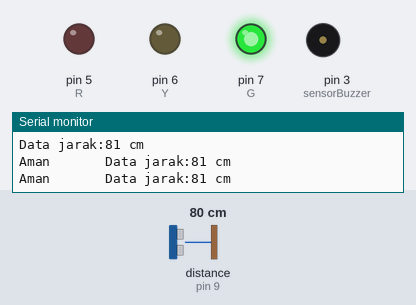
Bench run of a sketch on a simulated Arduino Uno, built with avr-gcc and run on an emulated ATmega328P. Shown: output pins drawn as LEDs (lit = HIGH), buzzer (waves = sounding, pin HIGH), the last lines printed to the serial monitor. Inputs (shaded band) come from the test bench; at power-on: distance to the obstacle (sensor on pin 9) 80 cm. The echo pulse lasts 58.3 µs per cm.

Above: at 1.3 s.
1.4 s: distance to the obstacle (sensor on pin 9) set to 72 cm
3.2 s: distance to the obstacle (sensor on pin 9) set to 65 cm
At 4.7 s:
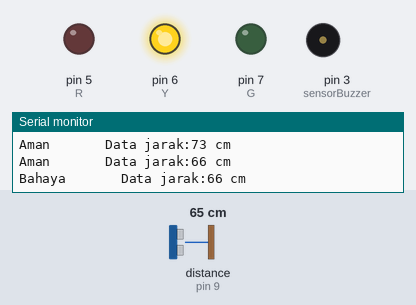
6.2 s: distance to the obstacle (sensor on pin 9) set to 23 cm
9.2 s: distance to the obstacle (sensor on pin 9) set to 18 cm
At 11.6 s:
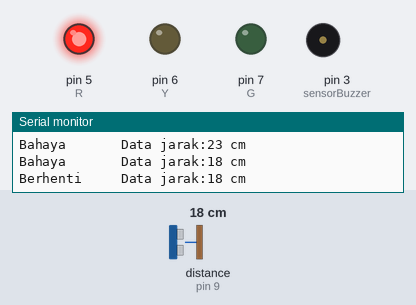
11.9 s: distance to the obstacle (sensor on pin 9) set to 35 cm
At 13.1 s:
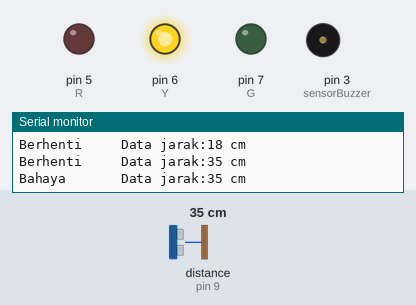
14.9 s: distance to the obstacle (sensor on pin 9) set to 2 cm
At 15.5 s:
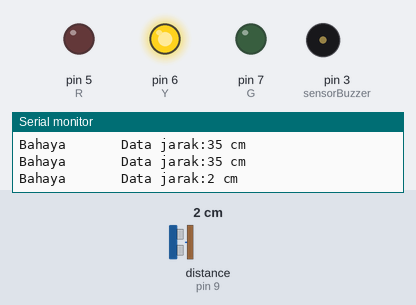
Timing chart, 0 to 17.9 s (numbered marks = the images above; inputs shaded):
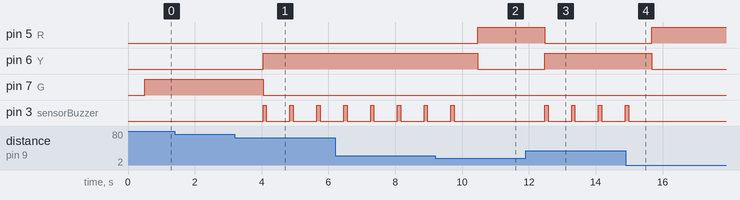

Measured:
- the behaviour switches between 70 and 69 cm on distance to the obstacle (sensor on pin 9) (found by bisection; images 0 and 1)
- the behaviour switches between 21 and 20 cm on distance to the obstacle (sensor on pin 9) (found by bisection; images 1 and 2)
- after the input at 3.2 s, pin 6 (Y): LOW → HIGH after 0.84 s; pin 7 (G): HIGH → LOW after 0.84 s; pin 3 (sensorBuzzer): alternates HIGH for 0.10 s and LOW for 0.70 s, starting after 0.84 s
- after the input at 9.2 s, pin 5 (R): LOW → HIGH after 1.3 s; pin 6 (Y): HIGH → LOW after 1.3 s; pin 3 (sensorBuzzer): goes on until 9.8 s, then stays LOW
- after the input at 11.9 s, pin 5 (R): HIGH → LOW after 0.57 s; pin 6 (Y): LOW → HIGH after 0.57 s; pin 3 (sensorBuzzer): alternates HIGH for 0.10 s and LOW for 0.70 s, starting after 0.57 s
- after the input at 14.9 s, pin 5 (R): LOW → HIGH after 0.78 s; pin 6 (Y): HIGH → LOW after 0.78 s; pin 3 (sensorBuzzer): goes on until 15.0 s, then stays LOW

The sketch:

3.Sensor_UltraSonic.ino
```cpp
//Download dan masukan Library NewPing
#include <NewPing.h>

//Inisialisasi pembuatan variable
int R =5;
int G =7;
int Y =6;
int sensorBuzzer =3;

int triger =10;
int echo =9;
int batas =200; //Maksimal 400 cm
NewPing cm(triger,echo,batas);

void setup() {
 //Menentukan Fungsionalitas dari PIN pada Microcontroller
 Serial.begin(9600); //baudrate yang digunakan untuk komunikasi microcontroller dengan komputer
 pinMode(R,OUTPUT);
 pinMode(Y,OUTPUT);
 pinMode(G,OUTPUT);
 pinMode(sensorBuzzer,OUTPUT);
}

void loop() {
 //Program yang akan dijalankan berulang-ulang
 int bacaJarak=cm.ping_cm();
 //Print ke Serial Monitor
 Serial.print("Data jarak:");
 Serial.print(bacaJarak);
 Serial.print(" cm");
 Serial.println();
 delay(500); //Jeda waktu perulagan seama 500 mili deti


  //Logika
  if(bacaJarak <=20 and bacaJarak !=0){
    digitalWrite(R,HIGH);
    digitalWrite(Y,LOW);
    digitalWrite(G,LOW);
    digitalWrite(sensorBuzzer,HIGH);
    digitalWrite(sensorBuzzer,LOW);
    delay(500);
    Serial.print("Berhenti     ");
  }else if (bacaJarak >=21 and bacaJarak<=70){
    digitalWrite(R,LOW);
    digitalWrite(Y,HIGH);
    digitalWrite(G,LOW);
    digitalWrite(sensorBuzzer,HIGH);
    delay(100);
    digitalWrite(sensorBuzzer,LOW);
    delay(200);
    Serial.print("Bahaya       ");
  }else if (bacaJarak >=71){
    digitalWrite(R,LOW);
    digitalWrite(Y,LOW);
    digitalWrite(G,HIGH);
    Serial.print("Aman       ");
  }
 }
```
